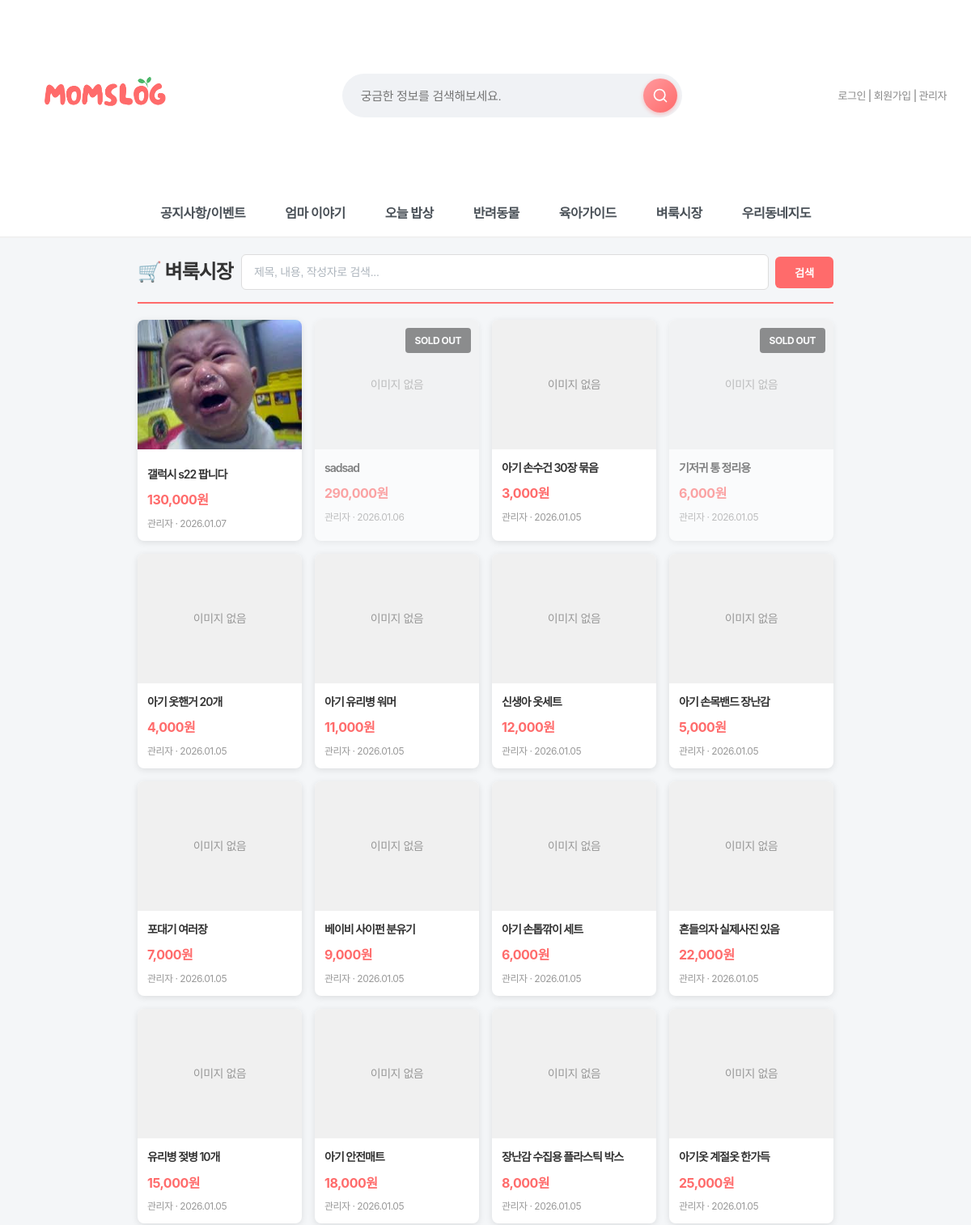
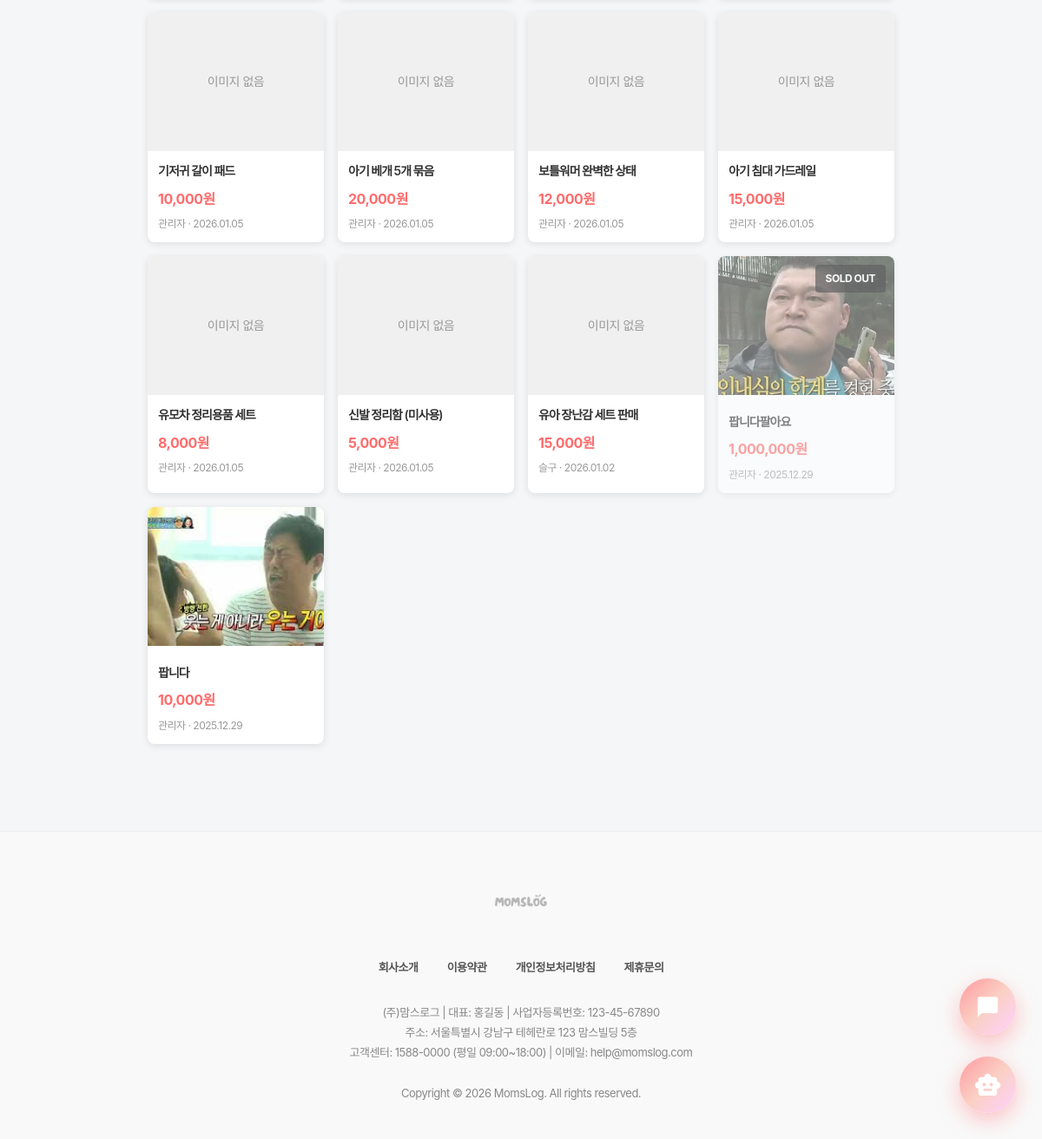
The app's page /board/flea/ with its own data (2 pictures, top to bottom).
### board/models.py (models this page shows, shortened)
class FleaItem(models.Model):
    STATUS_CHOICES = [
        ('selling', '판매중'),
        ('reserved', '예약중'),
        ('sold', '판매완료'),
        ('share', '나눔'),
    ]
    title = models.CharField(max_length=200, verbose_name="제목")
    description = models.TextField(verbose_name="내용")
    price = models.IntegerField(verbose_name="가격(원)")
    image = models.ImageField(upload_to='flea/', null=True, blank=True, verbose_name="이미지")
    author = models.ForeignKey(settings.AUTH_USER_MODEL, on_delete=models.CASCADE, verbose_name="작성자")
    liked_by = models.ManyToManyField(settings.AUTH_USER_MODEL, related_name='liked_flea_items', blank=True, verbose_name="찜한 사용자")
    status = models.CharField(max_length=20, choices=STATUS_CHOICES, default='selling', verbose_name="거래 상태")
    views = models.IntegerField(default=0, verbose_name="조회수")  # 26-01-02 슬기 추가: 조회수 필드
    created_at = models.DateTimeField(auto_now_add=True, verbose_name="작성일")
    updated_at = models.DateTimeField(auto_now=True, verbose_name="수정일")
    class Meta:
        verbose_name = '벼룩시장'
        verbose_name_plural = '벼룩시장'
        ordering = ['-created_at']

### accounts/models.py (models this page shows, shortened)
class User(AbstractUser):
    real_name = models.CharField("이름", max_length=30)
    nickname = models.CharField("닉네임", max_length=30, unique=True)
    jumin = models.CharField("주민번호", max_length=20)  # 000000-0000000
    phone = models.CharField("휴대폰 번호", max_length=20)
    email = models.EmailField("이메일", max_length=254)
    address = models.CharField("주소", max_length=200, blank=True, null=True)
    address_detail = models.CharField("상세주소", max_length=200, blank=True, null=True)
    point = models.PositiveIntegerField("포인트", default=0)
    grade = models.CharField("회원 등급", max_length=10, choices=GRADE_CHOICES, default="start")
    GENDER_CHOICES = [
        ('M', '남자'),
        ('F', '여자'),
    ]
    gender = models.CharField("성별", max_length=1, choices=GENDER_CHOICES, default='F')
    has_children = models.BooleanField("자녀 유무", default=False)
    CHILD_STAGE_CHOICES = [
        ("kindergarten", "유치원"),
        ("elementary", "초등학생"),
        ("middle", "중학생"),
        ("high", "고등학생"),
        ("adult", "성인"),
        ("other", "기타"),
    ]
    children_stages = models.JSONField("자녀 학령(복수)", default=list, blank=True)
    terms_agreed = models.BooleanField("약관 동의", default=False)

### board/views.py (the view)
# urls.py: path('flea/', views.flea_list, name='flea_list'),
def flea_list(request):
    search_query = request.GET.get('search', '').strip()
    all_items = FleaItem.objects.select_related('author').prefetch_related('liked_by').all()
    if search_query:
        items = all_items.filter(
            Q(title__icontains=search_query) |
            Q(description__icontains=search_query) |
            Q(author__username__icontains=search_query) |
            Q(author__nickname__icontains=search_query)
        )
        print(f"[검색] 검색어: '{search_query}', 전체: {all_items.count()}건, 검색결과: {items.count()}건")
        for item in items[:5]:  # 최대 5개만 출력
            print(f"  - {item.title} (작성자: {item.author.nickname or item.author.username})")
    else:
        items = all_items
    liked_items = None
    if request.user.is_authenticated:
        liked_items = FleaItem.objects.filter(liked_by=request.user).select_related('author')
    return render(request, 'board/flea_list.html', {
        'items': items,
        'liked_items': liked_items,
        'search_query': search_query,
    })

### quests/context_processors.py (called while the page is built, shortened)
def today_quest(request):
    if not request.user.is_authenticated:
        return {
            "today_quest": None,
            "grade_progress": None,
        }

### board/templates/board/flea_list.html (shortened to what this page needs)
{% extends 'base.html' %}
{% load humanize %}
{% load static %}
{% block content %}
<link rel="stylesheet" href="{% static 'css/flea_list.css' %}">
<div class="flea-container">
    <div class="flea-header">
        <h2>🛒 벼룩시장</h2>
        <form method="get">
            <div class="flea-header-form-div">
                <input type="text" name="search" value="{{ search_query }}" placeholder="제목, 내용, 작성자로 검색..." class="search-input">
                <button type="submit">검색</button>
            </div>
        </form>
    </div>
    {% if items %}
    <div class="flea-grid">
        {% for item in items %}
        <article class="flea-card {% if item.status == 'sold' %}flea-sold{% endif %}">
            <a href="{% url 'board:flea_detail' item.pk %}">
                <div style="position: relative;">
                    {% if item.image %}
                    <img src="{{ item.image.url }}" alt="{{ item.title }}" class="flea-thumb {% if item.status == 'sold' %}flea-sold-img{% endif %}">
                    {% else %}
                    <div class="flea-thumb placeholder">이미지 없음</div>
                    {% endif %}
                    {% if item.status == 'sold' %}
                    <div class="flea-sold-badge">SOLD OUT</div>
                    {% endif %}
                </div>
                <div class="flea-body">
                    <h3>{{ item.title }}</h3>
                    <p class="flea-price">{{ item.price|intcomma }}원</p>
                    <p class="flea-meta">{{ item.author.nickname|default:item.author.username }} · {{ item.created_at|date:"Y.m.d" }}</p>
                </div>
            </a>
        </article>
        {% endfor %}
    </div>
    {% endif %}
</div>
{% endblock %}

### static/css/style.css (style rules this page uses)
body { font-family: "Pretendard Variable", "Pretendard", -apple-system, BlinkMacSystemFont, system-ui, Roboto, "Helvetica Neue", "Segoe UI", "Apple SD Gothic Neo", "Noto Sans KR", "Malgun Gothic", "Apple Color Emoji", "Segoe UI Emoji", "Segoe UI Symbol", sans-serif; margin: 0; padding: 0; background-color: #f4f6f8; color: #333; line-height: 1.6; letter-spacing: -0.5px; -webkit-font-smoothing: antialiased; -moz-osx-font-smoothing: grayscale; }
h1, h2, h3, h4, h5, h6 { font-weight: 700; letter-spacing: -1px; margin-top: 0; }
button, input, select, textarea { font-family: "Pretendard Variable", "Pretendard", sans-serif; letter-spacing: -0.3px; }
a { text-decoration: none; color: inherit; transition: all 0.3s ease; }
button { font-family: 'Pretendard', sans-serif; }
.flea-container { max-width: 960px; margin: 50px auto; }
.flea-header { display: flex; align-items: center; margin-bottom: 16px; gap: 12px; }
.flea-grid { display: flex; flex-direction: column; gap: 16px; }
.flea-card { background: #fff; border-radius: 14px; overflow: hidden; box-shadow: 0 10px 30px rgba(0,0,0,0.06); transition: transform 0.2s, box-shadow 0.2s; }
.flea-card a { color: inherit; text-decoration: none; display: flex; gap: 16px; align-items: stretch; height: 100%; }
.flea-thumb { width: 180px; height: 140px; object-fit: cover; background: #f1f3f5; flex-shrink: 0; }
.flea-thumb.placeholder { display: flex; align-items: center; justify-content: center; color: #adb5bd; font-size: 14px; }
.flea-body { padding: 16px 16px 16px 0; flex: 1; }
.flea-body h3 { font-size: 17px; margin: 0 0 8px; color: #343a40; }
.flea-price { font-weight: 800; color: #ff6b6b; margin: 0 0 6px; }
.flea-meta { color: #868e96; font-size: 13px; margin: 0; }

### static/css/mobile.css (style rules this page uses)
* { box-sizing: border-box; }
img, video, iframe { max-width: 100%; height: auto; }

### static/css/darkmode.css (style rules this page uses)
body, header, .main-nav, .card, input, textarea, select, button, table { transition: background-color 0.3s ease, color 0.3s ease, border-color 0.3s ease; }

### static/css/premium-finish.css (style rules this page uses)
* { --transition-fast: 0.2s; --transition-normal: 0.3s; --transition-slow: 0.5s; --ease-spring: cubic-bezier(0.23, 1, 0.320, 1); --ease-smooth: cubic-bezier(0.25, 0.46, 0.45, 0.94); }

### static/css/flea_list.css (style rules this page uses)
.flea-header { display: flex; align-items: center; gap: 24px; }
.flea-header h2 { margin: 0; white-space: nowrap; }
.flea-header form { margin: 0; flex: 1; }
.flea-header-form-div { display: flex; gap: 8px; align-items: center; height: 44px; }
.flea-header input[type="text"] { flex: 1; height: 100%; padding: 0 16px; border: 1px solid #dee2e6; border-radius: 8px; font-size: 14px; transition: all 0.2s; outline: none; }
.flea-header input[type="text"]::placeholder { color: #adb5bd; }

### static/css/chatbot.css (style rules this page uses)
:root { --primary-gradient: linear-gradient(135deg, #FF9A9E 0%, #FAD0C4 50%, #FFD1FF 100%); --glass-bg: rgba(255, 255, 255, 0.85); --glass-border: 1px solid rgba(255, 255, 255, 0.5); --shadow-xl: 0 20px 40px rgba(0, 0, 0, 0.1), 0 10px 20px rgba(0, 0, 0, 0.05); --text-dark: #2d3436; }
body { font-family: 'Pretendard', sans-serif; }

### main/templates/base.html (style rules this page uses)
* { font-family: "Pretendard", -apple-system, BlinkMacSystemFont, system-ui, Roboto, "Helvetica Neue", "Segoe UI", "Apple SD Gothic Neo", "Noto Sans KR", "Malgun Gothic", "Apple Color Emoji", "Segoe UI Emoji", "Segoe UI Symbol", sans-serif; }

### records on screen
FleaItem: image (picture), title "갤럭시 s22 팝니다", price "130,000", author.nickname "관리자", created_at "2026.01.07"
FleaItem: image "이미지 없음", status "SOLD OUT", title "sadsad", price "290,000", author.nickname "관리자", created_at "2026.01.06"
FleaItem: image "이미지 없음", title "아기 손수건 30장 묶음", price "3,000", author.nickname "관리자", created_at "2026.01.05"
FleaItem: image "이미지 없음", status "SOLD OUT", title "기저귀 통 정리용", price "6,000", author.nickname "관리자", created_at "2026.01.05"
FleaItem: image "이미지 없음", title "아기 옷핸거 20개", price "4,000", author.nickname "관리자", created_at "2026.01.05"
FleaItem: image "이미지 없음", title "아기 유리병 워머", price "11,000", author.nickname "관리자", created_at "2026.01.05"
FleaItem: image "이미지 없음", title "신생아 옷세트", price "12,000", author.nickname "관리자", created_at "2026.01.05"
FleaItem: image "이미지 없음", title "아기 손목밴드 장난감", price "5,000", author.nickname "관리자", created_at "2026.01.05"
FleaItem: image "이미지 없음", title "포대기 여러장", price "7,000", author.nickname "관리자", created_at "2026.01.05"
FleaItem: image "이미지 없음", title "베이비 사이펀 분유기", price "9,000", author.nickname "관리자", created_at "2026.01.05"
FleaItem: image "이미지 없음", title "아기 손톱깎이 세트", price "6,000", author.nickname "관리자", created_at "2026.01.05"
FleaItem: image "이미지 없음", title "흔들의자 실제사진 있음", price "22,000", author.nickname "관리자", created_at "2026.01.05"
FleaItem: image "이미지 없음", title "유리병 젖병 10개", price "15,000", author.nickname "관리자", created_at "2026.01.05"
FleaItem: image "이미지 없음", title "아기 안전매트", price "18,000", author.nickname "관리자", created_at "2026.01.05"
FleaItem: image "이미지 없음", title "장난감 수집용 플라스틱 박스", price "8,000", author.nickname "관리자", created_at "2026.01.05"
FleaItem: image "이미지 없음", title "아기옷 계절옷 한가득", price "25,000", author.nickname "관리자", created_at "2026.01.05"
FleaItem: image "이미지 없음", title "기저귀 갈이 패드", price "10,000", author.nickname "관리자", created_at "2026.01.05"
FleaItem: image "이미지 없음", title "아기 베개 5개 묶음", price "20,000", author.nickname "관리자", created_at "2026.01.05"
FleaItem: image "이미지 없음", title "보틀워머 완벽한 상태", price "12,000", author.nickname "관리자", created_at "2026.01.05"
FleaItem: image "이미지 없음", title "아기 침대 가드레일", price "15,000", author.nickname "관리자", created_at "2026.01.05"
FleaItem: image "이미지 없음", title "유모차 정리용품 세트", price "8,000", author.nickname "관리자", created_at "2026.01.05"
FleaItem: image "이미지 없음", title "신발 정리함 (미사용)", price "5,000", author.nickname "관리자", created_at "2026.01.05"
FleaItem: image "이미지 없음", title "유아 장난감 세트 판매", price "15,000", author.nickname "슬구", created_at "2026.01.02"
FleaItem: image (picture), status "SOLD OUT", title "팝니다팔아요", price "1,000,000", author.nickname "관리자", created_at "2025.12.29"
FleaItem: image (picture), title "팝니다", price "10,000", author.nickname "관리자", created_at "2025.12.29"
